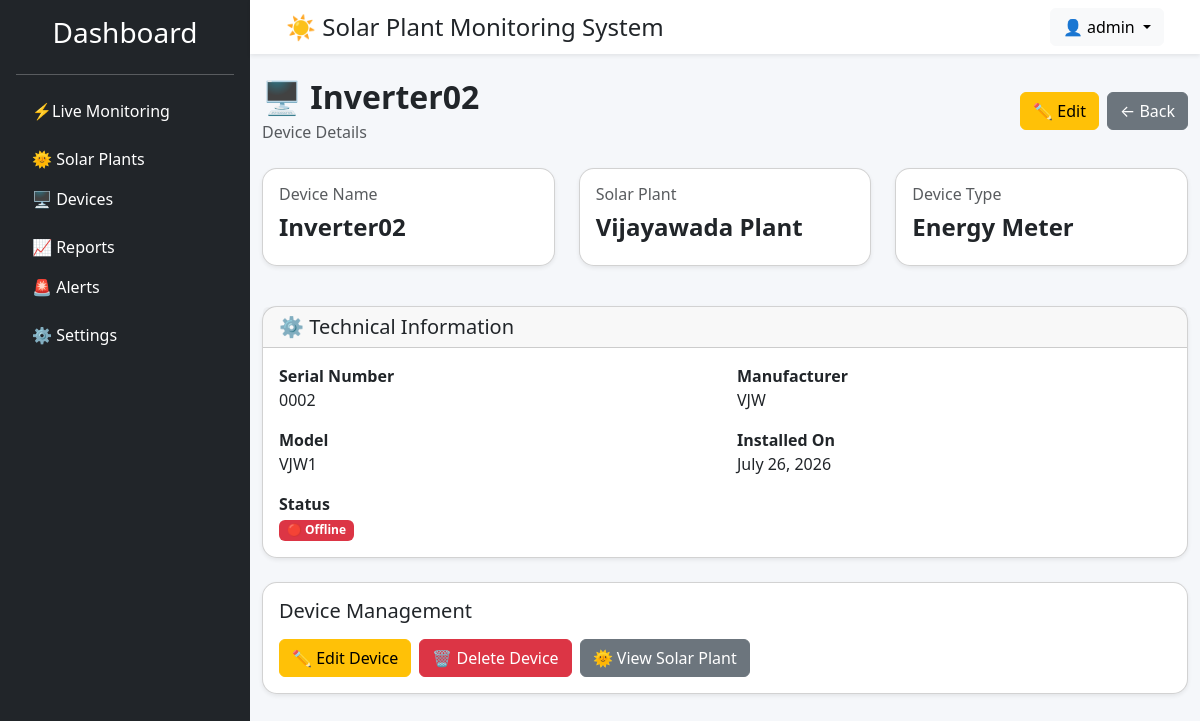
Before: /devices/2/ (signed in) with the older database file.
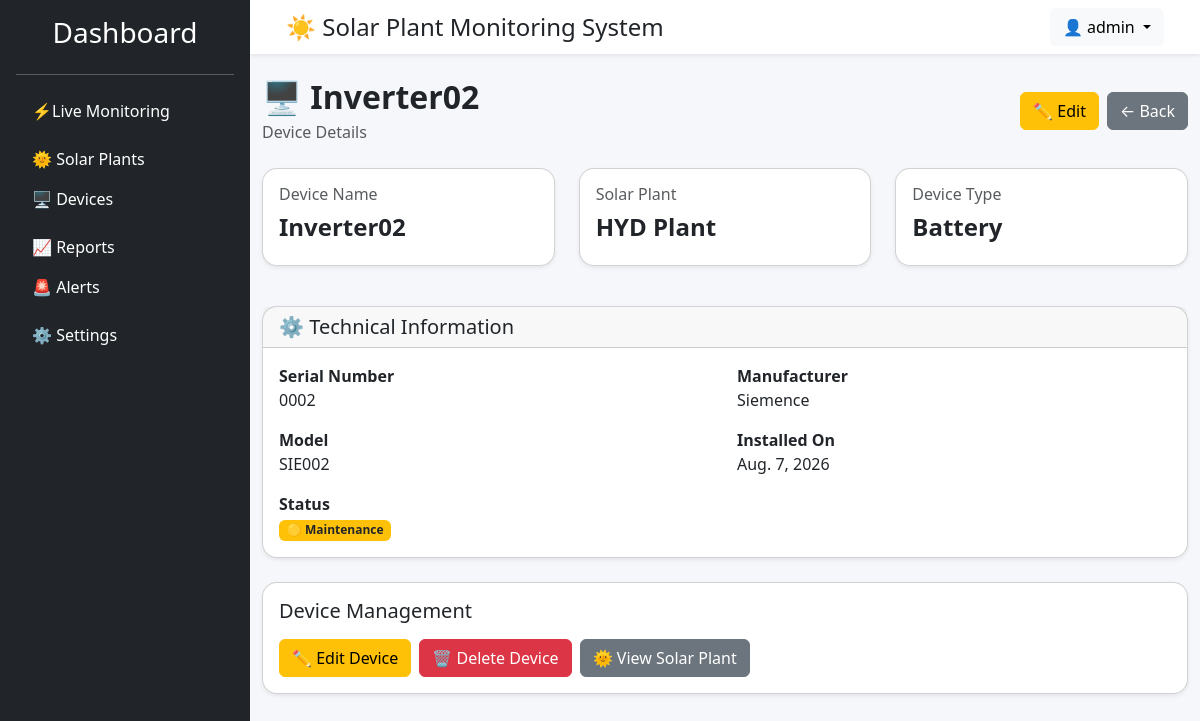
After: the same page with the newer database file.
### devices/models.py (models this page shows, shortened)
class Device(models.Model):
    DEVICE_TYPES = [
        ("INVERTER", "Inverter"),
        ("METER", "Energy Meter"),
        ("BATTERY", "Battery"),
        ("WEATHER", "Weather Station"),
        ("SENSOR", "Sensor"),
    ]
    STATUS_CHOICES = [
        ("ONLINE", "Online"),
        ("OFFLINE", "Offline"),
        ("MAINTENANCE", "Maintenance"),
    ]
    plant = models.ForeignKey(
        SolarPlant,
        on_delete=models.CASCADE,
        related_name="devices"
    )
    device_name = models.CharField(max_length=100)
    serial_number = models.CharField(
        max_length=100,
        unique=True
    )
    manufacturer = models.CharField(max_length=100)
    model = models.CharField(max_length=100)
    device_type = models.CharField(
        max_length=20,
        choices=DEVICE_TYPES
    )
    status = models.CharField(
        max_length=20,
        choices=STATUS_CHOICES,
        default="ONLINE"
    )
    installed_on = models.DateField()
    created_at = models.DateTimeField(auto_now_add=True)
    updated_at = models.DateTimeField(auto_now=True)
    class Meta:
        ordering = ["device_name"]

class SolarPlant(models.Model):
    STATUS_CHOICES = [
        ("ONLINE", "Online"),
        ("OFFLINE", "Offline"),
        ("MAINTENANCE", "Maintenance"),
    ]
    plant_name = models.CharField(max_length=100)
    location = models.CharField(max_length=255)
    capacity_kw = models.DecimalField(max_digits=10, decimal_places=2)
    status = models.CharField(
        max_length=20,
        choices=STATUS_CHOICES,
        default="ONLINE",
    )
    created_at = models.DateTimeField(auto_now_add=True)
    updated_at = models.DateTimeField(auto_now=True)
    class Meta:
        ordering = ["plant_name"]
        verbose_name = "Solar Plant"
        verbose_name_plural = "Solar Plants"

### devices/views.py (the view)
@login_required
def device_detail(request, pk):
    device = get_object_or_404(
        Device.objects.select_related("plant"),
        pk=pk,
    )
    return render(
        request,
        "devices/device_detail.html",
        {
            "device": device,
        },
    )

### templates/devices/device_detail.html
{% extends 'base.html' %}
{% block content %}
<div class="d-flex justify-content-between align-items-center mb-4">
    <div>
        <h2 class="fw-bold mb-1">
            🖥️ {{ device.device_name }}
        </h2>
        <p class="text-muted mb-0">
            Device Details
        </p>
    </div>
    <div class="d-flex gap-2">
        <a
            href="{% url 'devices:device_update' device.pk %}"
            class="btn btn-warning">
            ✏️ Edit
        </a>
        <a
            href="{% url 'devices:device_list' %}"
            class="btn btn-secondary">
            ← Back
        </a>
    </div>
</div>
<div class="row mb-4">
    <div class="col-md-4 mb-3">
        <div class="card shadow-sm h-100">
            <div class="card-body">
                <h6 class="text-muted">
                    Device Name
                </h6>
                <h4 class="fw-bold">
                    {{ device.device_name }}
                </h4>
            </div>
        </div>
    </div>
    <div class="col-md-4 mb-3">
        <div class="card shadow-sm h-100">
            <div class="card-body">
                <h6 class="text-muted">
                    Solar Plant
                </h6>
                <h4 class="fw-bold">
                    {{ device.plant.plant_name }}
                </h4>
            </div>
        </div>
    </div>
    <div class="col-md-4 mb-3">
        <div class="card shadow-sm h-100">
            <div class="card-body">
                <h6 class="text-muted">
                    Device Type
                </h6>
                <h4 class="fw-bold">
                    {{ device.get_device_type_display }}
                </h4>
            </div>
        </div>
    </div>
</div>
<div class="card shadow-sm mb-4">
    <div class="card-header">
        <h5 class="mb-0">
            ⚙️ Technical Information
        </h5>
    </div>
    <div class="card-body">
        <div class="row">
            <div class="col-md-6 mb-3">
                <strong>
                    Serial Number
                </strong>
                <br>
                {{ device.serial_number }}
            </div>
            <div class="col-md-6 mb-3">
                <strong>
                    Manufacturer
                </strong>
                <br>
                {{ device.manufacturer }}
            </div>
            <div class="col-md-6 mb-3">
                <strong>
                    Model
                </strong>
                <br>
                {{ device.model }}
            </div>
            <div class="col-md-6 mb-3">
                <strong>
                    Installed On
                </strong>
                <br>
                {{ device.installed_on }}
            </div>
            <div class="col-md-6">
                <strong>
                    Status
                </strong>
                <br>
                {% if device.status == "ONLINE" %}
                    <span class="badge bg-success">
                        🟢 Online
                    </span>
                {% elif device.status == "OFFLINE" %}
                    <span class="badge bg-danger">
                        🔴 Offline
                    </span>
                {% else %}
                    <span class="badge bg-warning text-dark">
                        🟡 Maintenance
                    </span>
                {% endif %}
            </div>
        </div>
    </div>
</div>
<div class="card shadow-sm">
    <div class="card-body">
        <h5 class="mb-3">
            Device Management
        </h5>
        <div class="d-flex gap-2 flex-wrap">
            <a
                href="{% url 'devices:device_update' device.pk %}"
                class="btn btn-warning">
                ✏️ Edit Device
            </a>
            <a
                href="{% url 'devices:device_delete' device.pk %}"
                class="btn btn-danger">
                🗑️ Delete Device
            </a>
            <a
                href="{% url 'devices:plant_detail' device.plant.pk %}"
                class="btn btn-secondary">
                🌞 View Solar Plant
            </a>
        </div>
    </div>
</div>
{% endblock %}

Changed rows visible on the page:
changed Device "Inverter02": plant.plant_name "Vijayawada Plant" → "HYD Plant"; device_type "Energy Meter" → "Battery"; manufacturer "VJW" → "Siemence"; model "VJW1" → "SIE002"; installed_on "July 26, 2026" → "Aug. 7, 2026"; status "OFFLINE" → "MAINTENANCE" (drawn)
Other visible differences:
text no longer shown: "🔴 Offline"
text now shown: "🟡 Maintenance"
